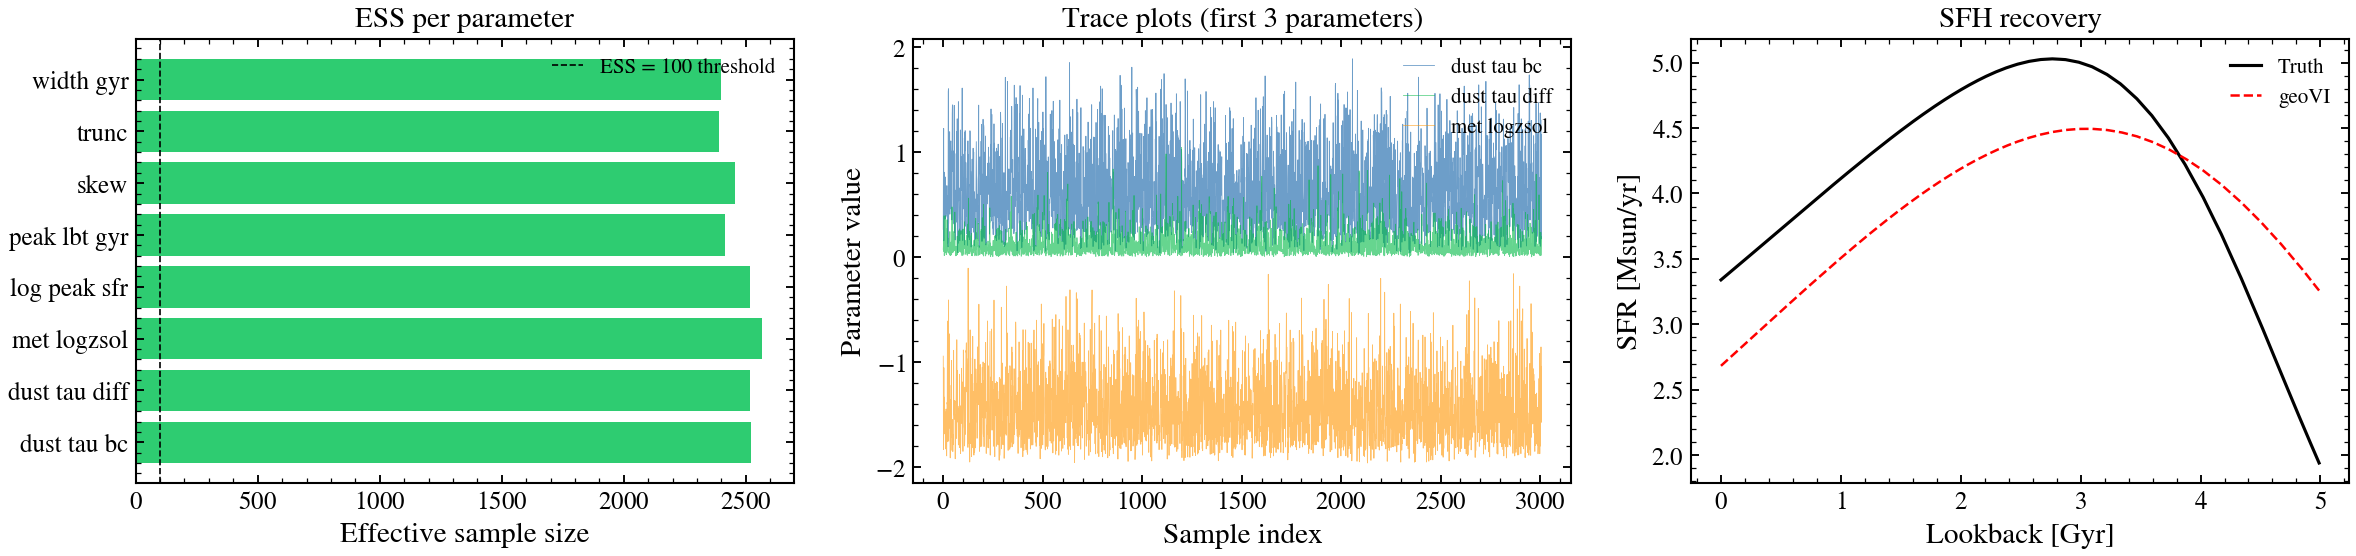

Recreate this plot in Python.
"""
Convergence Diagnostics
=======================

Runs a quick fit and displays convergence diagnostics: ESS per parameter,
summary table, and trace plots for a subset of parameters.

.. sphx-glr-precomputed-img:

.. image:: images/sphx_glr_plot_convergence_001.png
   :alt: plot_convergence
   :class: sphx-glr-single-img

"""

from pathlib import Path

import jax
import matplotlib.pyplot as plt
import numpy as np

jax.config.update("jax_enable_x64", True)

from tengri import (
    Fitter,
    Fixed,
    Observation,
    Parameters,
    Photometry,
    SEDModel,
    Uniform,
    load_ssp_data,
    setup_style,
)

setup_style()


# --- Data ---
def _find_ssp():
    """Locate SSP data from project root or docs/ (sphinx-gallery) cwd."""
    name = "ssp_prsc_miles_chabrier_wNE_logGasU-3.0_logGasZ0.0.h5"
    for p in [
        Path("data") / name,
        Path("../data") / name,
        Path("../../data") / name,
        Path("../../../data") / name,
    ]:
        if p.exists():
            return str(p)
    return None


SSP_PATH = _find_ssp()

if SSP_PATH is None:
    raise FileNotFoundError("SSP data not found — skipping example")

ssp = load_ssp_data(SSP_PATH)
obs = Observation(
    photometry=Photometry.from_names(["sdss_u", "sdss_g", "sdss_r", "sdss_i", "sdss_z"])
)

# --- SEDModel + mock ---
spec = Parameters(
    sfh_tsnorm_log_peak_sfr=Uniform(-1.0, 2.5),
    sfh_tsnorm_peak_lbt_gyr=Uniform(0.5, 12.0),
    sfh_tsnorm_width_gyr=Uniform(0.3, 5.0),
    sfh_tsnorm_skew=Uniform(-3.0, 3.0),
    sfh_tsnorm_trunc=Uniform(1.0, 10.0),
    met_logzsol=Uniform(-2.0, 0.2),
    dust_tau_bc=Uniform(0.0, 2.0),
    dust_tau_diff=Uniform(0.0, 1.5),
    dust_slope=Fixed(-0.7),
    redshift=Fixed(0.1),
    mean_sfh_type="tsnorm",
)
model = SEDModel(spec, ssp, observation=obs)
key = jax.random.PRNGKey(7)
true_params = spec.sample(key)
# Override to ensure star-forming galaxy
true_params["sfh_tsnorm_peak_lbt_gyr"] = 3.0
true_params["sfh_tsnorm_width_gyr"] = 2.0
true_params["sfh_tsnorm_log_peak_sfr"] = 1.0
true_params["sfh_tsnorm_skew"] = 0.3  # Positive skew = recent star formation
mock = model.mock(true_params, snr=20.0, key=key)

# --- Fit with vi (geoVI) ---
fitter = Fitter(model, mock.flux_obs, mock.noise, data_type="photometry")
fitter.run("map", n_steps=300, verbose=False)
fitter.compile(verbose=False)
posterior = fitter.run(
    "vi",
    n_iterations=10,
    n_samples=4,
    n_posterior_samples=3000,
    verbose=False,
)

# --- Diagnostics ---
print(posterior.summary_table())
ess = posterior.effective_sample_size()

# --- Figure: ESS bar chart + trace plots + SFH inset ---
names = spec.free_params
fig, axes = plt.subplots(1, 3, figsize=(16, 4))

# Left: ESS per parameter
ess_vals = [ess.get(n, 0.0) for n in names]
colors = ["#2ecc71" if e > 100 else "#e74c3c" for e in ess_vals]
short_names = [n.replace("sfh_tsnorm_", "").replace("_", " ") for n in names]
axes[0].barh(short_names, ess_vals, color=colors)
axes[0].axvline(100, color="k", ls="--", lw=0.8, label="ESS = 100 threshold")
axes[0].set_xlabel("Effective sample size")
axes[0].set_title("ESS per parameter")
axes[0].legend(fontsize=10)

# Right: trace plot for first 3 params
for i, name in enumerate(names[:3]):
    samples = np.array(posterior.samples[name])
    axes[1].plot(samples, alpha=0.6, lw=0.4, label=short_names[i])
axes[1].set_xlabel("Sample index")
axes[1].set_ylabel("Parameter value")
axes[1].set_title("Trace plots (first 3 parameters)")
axes[1].legend(fontsize=10)

# Right: SFH truth vs inferred
sfh_true = model.predict_sfh(true_params)
sfh_fit = model.predict_sfh(posterior.params)
t_gyr = np.array(sfh_true["t_gyr"])
mask = t_gyr < 5.0
axes[2].plot(t_gyr[mask], np.array(sfh_true["sfr_mean"])[mask], "k-", lw=1.5, label="Truth")
axes[2].plot(t_gyr[mask], np.array(sfh_fit["sfr_mean"])[mask], "r--", lw=1.2, label="geoVI")
axes[2].set_xlabel("Lookback [Gyr]")
axes[2].set_ylabel("SFR [Msun/yr]")
axes[2].set_title("SFH recovery")
axes[2].legend(fontsize=10)

fig.tight_layout()
outdir = Path(__file__).resolve().parent.parent / "figures" if "__file__" in dir() else Path(".")
outdir.mkdir(parents=True, exist_ok=True)
plt.savefig("plot_convergence.png", dpi=150, bbox_inches="tight")
plt.show()
